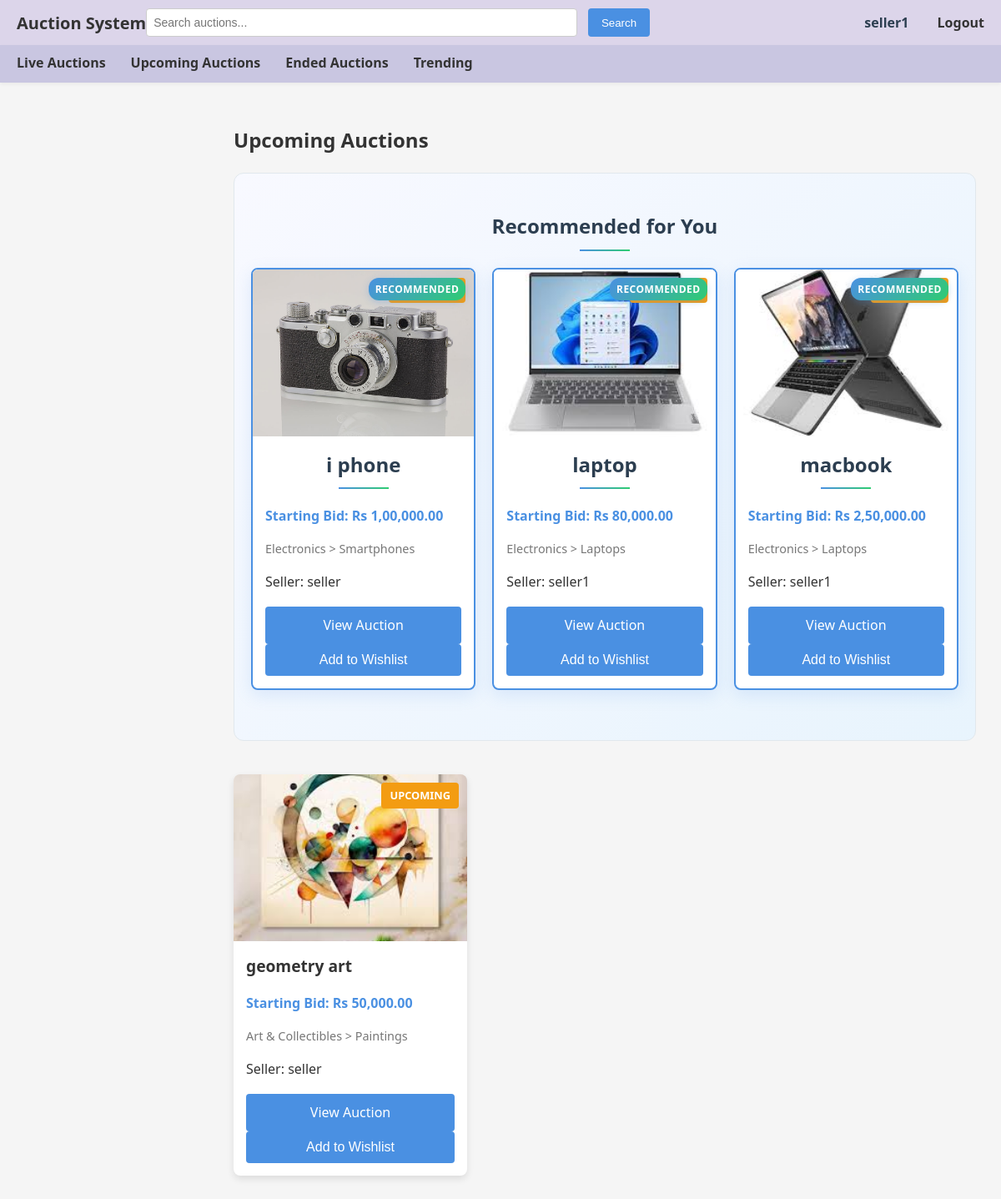
The app's page /upcoming (signed in) with its own data.
### app/models.py (models this page shows, shortened)
class User(db.Model):
    __tablename__ = 'users'
    id = db.Column(db.Integer, primary_key=True)
    username = db.Column(db.String(80), unique=True, nullable=False)
    email = db.Column(db.String(120), unique=True, nullable=False)
    password_hash = db.Column(db.String(256), nullable=False)
    role = db.Column(db.String(20), nullable=False)  # 'bidder' or 'seller'
    status = db.Column(db.String(20), nullable=False, default='pending')  # 'pending', 'accepted', 'rejected'
    created_at = db.Column(db.DateTime, default=datetime.now)
    products = db.relationship('Product', backref='seller', lazy=True)
    bids = db.relationship('Bid', backref='bidder', lazy=True)
    won_auctions = db.relationship('AuctionResult', backref='winner', lazy=True)
    search_history = db.relationship('SearchHistory', backref='user', lazy=True)

class Product(db.Model):
    __tablename__ = 'products'
    id = db.Column(db.Integer, primary_key=True)
    name = db.Column(db.String(200), nullable=False)
    starting_bid = db.Column(db.Float, nullable=False)
    reserve_price = db.Column(db.Float, nullable=True)
    description = db.Column(db.Text, nullable=True)
    keywords = db.Column(db.String(255), nullable=True)
    minimum_interval = db.Column(db.Float, nullable=False, default=1.0)  # Minimum bid increment
    category_id = db.Column(db.Integer, db.ForeignKey('categories.id'), nullable=False)
    subcategory_id = db.Column(db.Integer, db.ForeignKey('subcategories.id'), nullable=False)
    seller_id = db.Column(db.Integer, db.ForeignKey('users.id'), nullable=False)
    image_url = db.Column(db.String(255), nullable=True)  # Store the path to the uploaded image
    created_at = db.Column(db.DateTime, default=datetime.now)
    auctions = db.relationship('Auction', backref='product', lazy=True)

class Category(db.Model):
    __tablename__ = 'categories'
    id = db.Column(db.Integer, primary_key=True)
    name = db.Column(db.String(100), nullable=False, unique=True)
    subcategories = db.relationship('Subcategory', backref='category', lazy=True)
    products = db.relationship('Product', backref='category', lazy=True)

class Subcategory(db.Model):
    __tablename__ = 'subcategories'
    id = db.Column(db.Integer, primary_key=True)
    name = db.Column(db.String(100), nullable=False)
    category_id = db.Column(db.Integer, db.ForeignKey('categories.id'), nullable=False)
    products = db.relationship('Product', backref='subcategory', lazy=True)

### app/main.py (the view)
@main.route('/upcoming')
def upcoming_auction():
    user_id = session.get('user_id')
    upcoming_auctions = Auction.query.filter(
        Auction.start_date > datetime.now()
    ).all()
    products = [a.product for a in upcoming_auctions]
    user_wishlist_product_ids = set()
    if user_id:
        user_wishlist_product_ids = {w.product_id for w in Wishlist.query.filter_by(user_id=user_id).all()}
    recommended_products = []
    if user_id:
        recommended_products = get_recommended_products(user_id, limit=3)
    return render_template('upcoming.html',
                         products=products,
                         recommended_products=recommended_products,
                         user_id=user_id,
                         user_wishlist_product_ids=user_wishlist_product_ids,
                         format_indian_currency=format_indian_currency)

### app/recommendations.py (called while the page is built, shortened)
def get_recommended_products(user_id, limit=12):
    if not user_id:
        return []
    user_preferences = get_user_preferences(user_id)
    if not any(user_preferences['categories'].values()) and not any(user_preferences['keywords'].values()):
        live_auctions = db.session.query(Auction).filter(
            Auction.start_date <= func.now(),
            Auction.end_date > func.now()
        ).order_by(desc(Auction.created_at)).limit(limit).all()
        return [auction.product for auction in live_auctions]

### app/utils.py (called while the page is built)
def format_indian_currency(amount):
    if amount is None:
        return "Rs 0.00"
    amount_str = f"{amount:.2f}"
    parts = amount_str.split('.')
    integer_part = parts[0]
    decimal_part = parts[1]
    if len(integer_part) <= 3:
        formatted_integer = integer_part
    else:
        last_three = integer_part[-3:]
        remaining = integer_part[:-3]
        formatted_remaining = ""
        for i in range(len(remaining)):
            if i > 0 and i % 2 == 0:
                formatted_remaining = "," + formatted_remaining
            formatted_remaining = remaining[-(i+1)] + formatted_remaining
        formatted_integer = formatted_remaining + "," + last_three
    return f"Rs {formatted_integer}.{decimal_part}"

### app/templates/upcoming.html (shortened to what this page needs)
<!DOCTYPE html>
<html>
<head>
  <link rel="stylesheet" href="{{ url_for('static', filename='style.css') }}">
</head>
<body>
  {% include 'bidder_nav.html' %}
  <div class="content">
    <h2>Upcoming Auctions</h2>
    {% if user_id and recommended_products %}
    <div class="recommendations-section">
      <h3>Recommended for You</h3>
      <div class="product-grid recommendations-grid">
        {% for product in recommended_products %}
        <div class="product-card recommended">
          {% if product.image_url %}
          <div class="product-image">
            <img src="{{ url_for('static', filename=product.image_url) }}" alt="{{ product.name }}">
          </div>
          {% else %}
          <div class="product-image no-image"><span>No Image</span></div>
          {% endif %}
          <div class="product-details">
            <h3>{{ product.name }}</h3>
            <p class="product-price">Starting Bid: {{ format_indian_currency(product.starting_bid) }}</p>
            <p class="product-category">{{ product.category.name }} > {{ product.subcategory.name }}</p>
            <p class="product-seller">Seller: {{ product.seller.username }}</p>
            <div class="status-badge upcoming">Upcoming</div>
            <div class="recommendation-badge">Recommended</div>
            <a href="/auction/{{ product.auctions[0].id }}" class="btn view-btn">View Auction</a>
            {% if session.user_id %}
            <button class="btn wishlist-btn" data-product-id="{{ product.id }}">
              {% if user_wishlist_product_ids and product.id in user_wishlist_product_ids %}
              Remove from Wishlist
              {% else %}
              Add to Wishlist
              {% endif %}
            </button>
            {% endif %}
          </div>
        </div>
        {% endfor %}
      </div>
    </div>
    {% endif %}
    <div class="product-grid">
      {% if products %}
        {% for product in products %}
        <div class="product-card">
          {% if product.image_url %}
          <div class="product-image">
            <img src="{{ url_for('static', filename=product.image_url) }}" alt="{{ product.name }}">
          </div>
          {% else %}
          <div class="product-image no-image"><span>No Image</span></div>
          {% endif %}
          <div class="product-details">
            <h3>{{ product.name }}</h3>
            <p class="product-price">Starting Bid: {{ format_indian_currency(product.starting_bid) }}</p>
            <p class="product-category">{{ product.category.name }} > {{ product.subcategory.name }}</p>
            <p class="product-seller">Seller: {{ product.seller.username }}</p>
            <div class="status-badge upcoming">Upcoming</div>
            <a href="/auction/{{ product.auctions[0].id }}" class="btn view-btn">View Auction</a>
            {% if session.user_id %}
            <button class="btn wishlist-btn" data-product-id="{{ product.id }}">
              {% if user_wishlist_product_ids and product.id in user_wishlist_product_ids %}
              Remove from Wishlist
              {% else %}
              Add to Wishlist
              {% endif %}
            </button>
            {% endif %}
          </div>
        </div>
        {% endfor %}
      {% else %}
        <p class="no-products">No upcoming auctions.</p>
      {% endif %}
    </div>
  </div>
</body>
</html>

### app/templates/bidder_nav.html (shortened to what this page needs)
{% block navbar_style %}
<nav class="navigation">
    <div class="upper-navbar">
        <div class="brand"><a href="/">Auction System</a></div>
        <div class="search">
            <form action="{{ url_for('search.search_page') }}" method="GET" style="display: flex; gap: 8px;">
                <input type="text" name="q" placeholder="Search auctions..." value="{{ request.args.get('q', '') }}">
                <button type="submit">Search</button>
            </form>
        </div>
        <div class="auth-links">
            {% if session.user_id %}
                <span class="username">{{ session.username }}</span>
                <a href="/logout" role="button">Logout</a>
            {% else %}
                <a href="javascript:void(0);" onclick="openModal('loginModal')" role="button">Login</a>
                <a href="javascript:void(0);" onclick="openModal('signupModal')" role="button">Signup</a>
            {% endif %}
        </div>
    </div>
    <div class="lower-navbar">
        <a href="/live" class="category-link" data-category="live">Live Auctions</a>
        <a href="/upcoming" class="category-link" data-category="upcoming">Upcoming Auctions</a>
        <a href="/closed" class="category-link" data-category="ended">Ended Auctions</a>
        <a href="/trending" class="category-link" data-category="trending">Trending</a>
        </div>
</nav>
{% endblock %}

### app/static/style.css (style rules this page uses)
* { box-sizing: border-box; }
body { margin: 0; padding: 0; font-family: 'Segoe UI', Arial, sans-serif; display: flex; flex-direction: column; background-color: #f5f5f5; color: #333; min-height: 100vh; overflow-x: hidden; }
.content { padding: 30px; flex: 1; line-height: 1.6; width: 100%; box-sizing: border-box; margin: 0 auto; margin-left: 250px; max-width: calc(100vw - 250px); overflow-x: hidden; }
.product-grid { display: grid; grid-template-columns: repeat(auto-fill, minmax(280px, 1fr)); gap: 25px; margin-bottom: 40px; width: 100%; box-sizing: border-box; }
.product-card { background: white; position: relative; border-radius: 8px; overflow: hidden; box-shadow: 0 4px 8px rgba(0,0,0,0.1); transition: transform 0.3s ease, box-shadow 0.3s ease; width: 100%; box-sizing: border-box; }
.product-image { height: 200px; overflow: hidden; position: relative; background: #f0f0f0; }
.product-image img { width: 100%; height: 100%; object-fit: cover; }
.product-details { padding: 15px; }
.product-details h3 { margin-top: 0; margin-bottom: 10px; font-size: 1.2rem; color: #333; }
.product-price { font-weight: bold; color: #4a90e2; margin-bottom: 8px; }
.product-category { color: #777; font-size: 0.9rem; margin-bottom: 15px; }
.view-btn { display: block; text-align: center; background: #4a90e2; color: white; padding: 8px 0; border-radius: 4px; text-decoration: none; transition: background 0.3s ease; }
.status-badge { position: absolute; top: 10px; right: 10px; padding: 5px 10px; border-radius: 4px; color: white; font-size: 0.8rem; font-weight: bold; text-transform: uppercase; z-index: 2; }
.status-badge.upcoming { background-color: #f39c12; }
.navigation { width: 100%; position: sticky; top: 0; z-index: 100; }
.upper-navbar { display: flex; justify-content: space-between; align-items: center; background-color: #dcd5ea; padding: 10px 20px; color: #333; box-shadow: 0 2px 4px rgba(0,0,0,0.1); }
.upper-navbar .brand { font-size: 20px; font-weight: bold; }
.upper-navbar .brand a { color: #333; text-decoration: none; }
.upper-navbar .search { flex: 1; text-align: center; }
.upper-navbar .search input[type="text"] { padding: 8px; width: 60%; border-radius: 4px; border: 1px solid #ccc; font-size: 14px; box-sizing: border-box; }
.upper-navbar .search button { padding: 8px 16px; margin-left: 5px; border: none; border-radius: 4px; background-color: #4a90e2; color: white; cursor: pointer; transition: background-color 0.2s; }
.upper-navbar .auth-links a { color: #333; margin-left: 15px; text-decoration: none; font-weight: bold; transition: color 0.2s; cursor: pointer; }
.lower-navbar { background-color: #c9c6e1; padding: 10px 20px; display: flex; gap: 30px; box-shadow: 0 2px 4px rgba(0,0,0,0.05); }
.lower-navbar a { color: #333; text-decoration: none; font-weight: bold; padding-bottom: 3px; transition: all 0.2s; }
.username { font-weight: bold; margin-right: 15px; color: #2c3e50; }
.btn { background-color: #4a90e2; color: white; padding: 10px 20px; border: none; border-radius: 4px; cursor: pointer; font-size: 16px; width: 100%; transition: background-color 0.2s; }
.recommendations-section { margin-bottom: 40px; padding: 20px; background: linear-gradient(135deg, #f8f9ff 0%, #e8f4fd 100%); border-radius: 12px; border: 1px solid #e1e8ed; }
.recommendations-section h3 { text-align: center; margin-bottom: 20px; color: #2c3e50; font-size: 1.5rem; position: relative; padding-bottom: 10px; }
.recommendations-section h3:after { content: ''; position: absolute; bottom: 0; left: 50%; transform: translateX(-50%); width: 60px; height: 2px; background: linear-gradient(90deg, #4a90e2, #2ecc71); }
.recommendations-grid { grid-template-columns: repeat(auto-fill, minmax(250px, 1fr)); gap: 20px; }
.product-card.recommended { border: 2px solid #4a90e2; box-shadow: 0 6px 20px rgba(74, 144, 226, 0.15); position: relative; }
.recommendation-badge { position: absolute; top: 10px; right: 10px; background: linear-gradient(135deg, #4a90e2, #2ecc71); color: white; padding: 4px 8px; border-radius: 12px; font-size: 0.75rem; font-weight: 600; text-transform: uppercase; letter-spacing: 0.5px; box-shadow: 0 2px 8px rgba(74, 144, 226, 0.3); z-index: 2; }

### records on screen
User: username "seller1"
Product: image_url (picture), name "i phone", starting_bid "Rs 1,00,000.00", category.name "Electronics", subcategory.name "Smartphones", seller.username "seller"
Product: image_url+name (picture), name "laptop", starting_bid "Rs 80,000.00", category.name "Electronics", subcategory.name "Laptops", seller.username "seller1"
Product: image_url+name (picture), name "macbook", starting_bid "Rs 2,50,000.00", category.name "Electronics", subcategory.name "Laptops", seller.username "seller1"
Product: image_url (picture), name "geometry art", starting_bid "Rs 50,000.00", category.name "Art & Collectibles", subcategory.name "Paintings", seller.username "seller"
